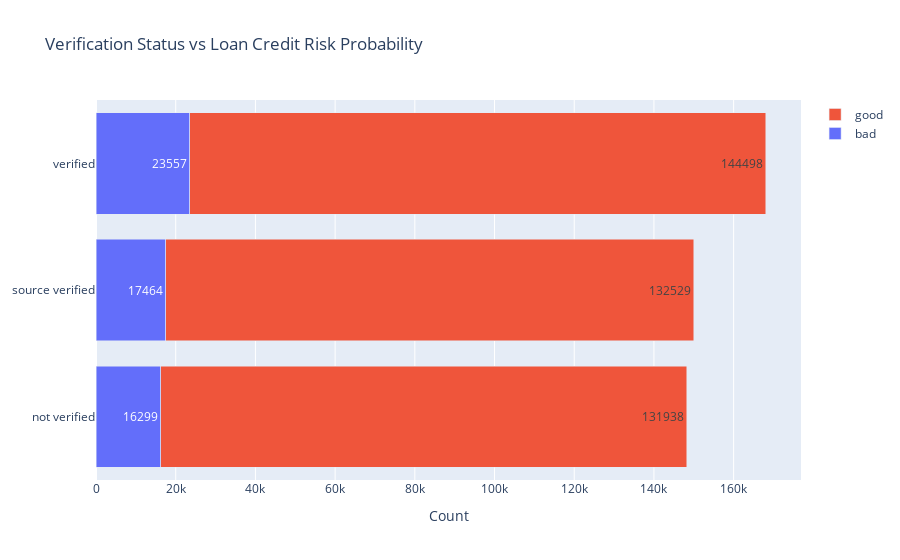

The notebook cell saved with this chart:
### Markdown cell above
### Verification Status

### Code cell
verif = pd.crosstab(df_viz['verification_status'],
                    df_viz['target'],
                    colnames=[None]).reset_index().sort_values('bad')

fig = go.Figure()
fig.add_trace(go.Bar(
    y=verif['verification_status'],
    x=verif['bad'],
    name='bad',
    orientation='h',
    text=verif['bad']
))
fig.add_trace(go.Bar(
    y=verif['verification_status'],
    x=verif['good'],
    name='good',
    orientation='h',
    text=verif['good']
))
fig.update_layout(barmode='stack',
                  xaxis_title='Count',
                  title='Verification Status vs Loan Credit Risk Probability')


fig.show()

### Figure 1 — Plotly figure (JSON) as saved in the notebook; plotly's stock layout.template omitted (floating-point values rounded to 4 significant figures)
{"data": [{"name": "bad", "orientation": "h", "text": [16299, 17464, 23557], "type": "bar", "x": [16299, 17464, 23557], "y": ["not verified", "source verified", "verified"]}, {"name": "good", "orientation": "h", "text": [131938, 132529, 144498], "type": "bar", "x": [131938, 132529, 144498], "y": ["not verified", "source verified", "verified"]}], "layout": {"autosize": true, "barmode": "stack", "title": {"text": "Verification Status vs Loan Credit Risk Probability"}, "xaxis": {"autorange": true, "range": [0, 176900], "title": {"text": "Count"}, "type": "linear"}, "yaxis": {"autorange": true, "range": [-0.5, 2.5], "type": "category"}}}
